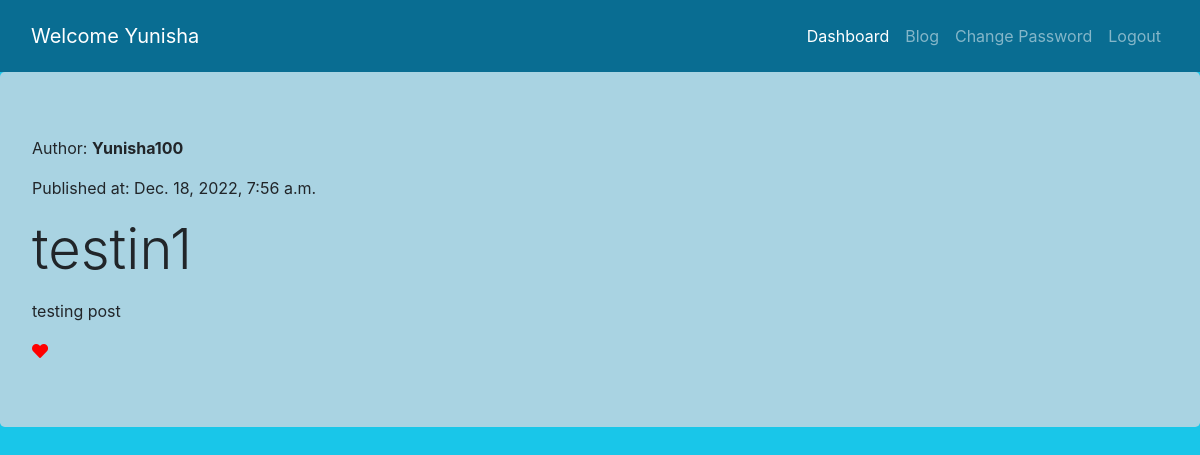
Screenshot of /blog/readmore/4 (signed in) with the database file from the repository.
### blog/models.py (models this page shows, shortened)
class BlogPost(models.Model):
    author = models.ForeignKey(User,on_delete=models.CASCADE)
    title = models.CharField(max_length=100)
    abstract = models.TextField()
    post = RichTextField()
    user_favorite = models.ManyToManyField(User,related_name='user_favorite',blank=True)
    published_date=models.DateTimeField(default=timezone.now)

### blog/views.py (the view)
# urls.py: path('readmore/<int:object_id>',views.readmore,name='readmore'),
@login_required(login_url='/account/login/')
def readmore(request,object_id):
    p = BlogPost.objects.get(id=object_id)
    return render(request,'blog/readmore.html',{'p':p})

### blog/templates/blog/readmore.html (shortened to what this page needs)
<!DOCTYPE html>
{% load static %}
<html lang="en">
<head>
    <link rel="stylesheet" href="{% static 'authentication/css/style.css' %}">
    <link rel="stylesheet" href="{% static 'authentication/css/bootstrap.css' %}">
    <link rel="stylesheet" href="https://cdnjs.cloudflare.com/ajax/libs/font-awesome/5.14.0/css/all.min.css" />
</head>
<body>
    <div class="container-fluid nav-background">
        {% include 'authentication/navbar.html' %}
    </div>
    <div class="jumbotron jumbo-color">
        <p>Author: <strong>{{p.author}}</strong></p>
        <p>Published at: {{p.published_date}}</p>
        <h1 class="display-4">{{p.title}}</h1>
        <p class="lead">{{p.post | safe}}</p>
        {% if user.is_authenticated %}
            {% if user in p.user_favorite.all %}
                <a href="{% url 'add_favorite' p.pk %}" class="favorite-button active">
            {% else %}
                <a href="{% url 'add_favorite' p.pk %}" class="favorite-button">
            {% endif %}
                <i class="fas fa-heart"></i>
            </a>
        {% endif %}
    </div>
</body>
</html>

### authentication/templates/authentication/navbar.html (shortened to what this page needs)
<nav class="navbar navbar-expand-sm navbar-dark nav-background py-3 ">
    <a class="navbar-brand" href="{% url 'dashboard' %}"> Welcome {{user.first_name}}</a>
    <div class="collapse navbar-collapse" id="navbarNav">
      <ul class="navbar-nav ml-auto">
        <li class="nav-item active">
            <a class="nav-link" href="{% url 'dashboard' %}">Dashboard</a>
        </li>
        <li class="nav-item">
            <a class="nav-link" href="{% url 'blog' %}">Blog</a>
        </li>
        <li class="nav-item">
            <a class="nav-link" href="{% url 'changepass' %}">Change Password</a>
        </li>
        <li class="nav-item">
            <a class="nav-link" href="{% url 'logout' %}">Logout</a>
        </li>
      </ul>
    </div>
  </nav>

### authentication/static/authentication/css/style.css (style rules this page uses)
body { background-color: #19c6e9 !important; }

### blog/templates/blog/readmore.html (style rules this page uses)
.nav-background { background-color: rgb(9, 109, 146); }
.jumbo-color { background-color: rgb(169, 211, 226); }
.favorite-button.active { color: red; }

### rows the page displays
BlogPost: author "Yunisha100", published_date "Dec. 18, 2022, 7:56 a.m.", title "testin1", post "testing post"

### other values shown
{{ user.first_name }} "Yunisha"
